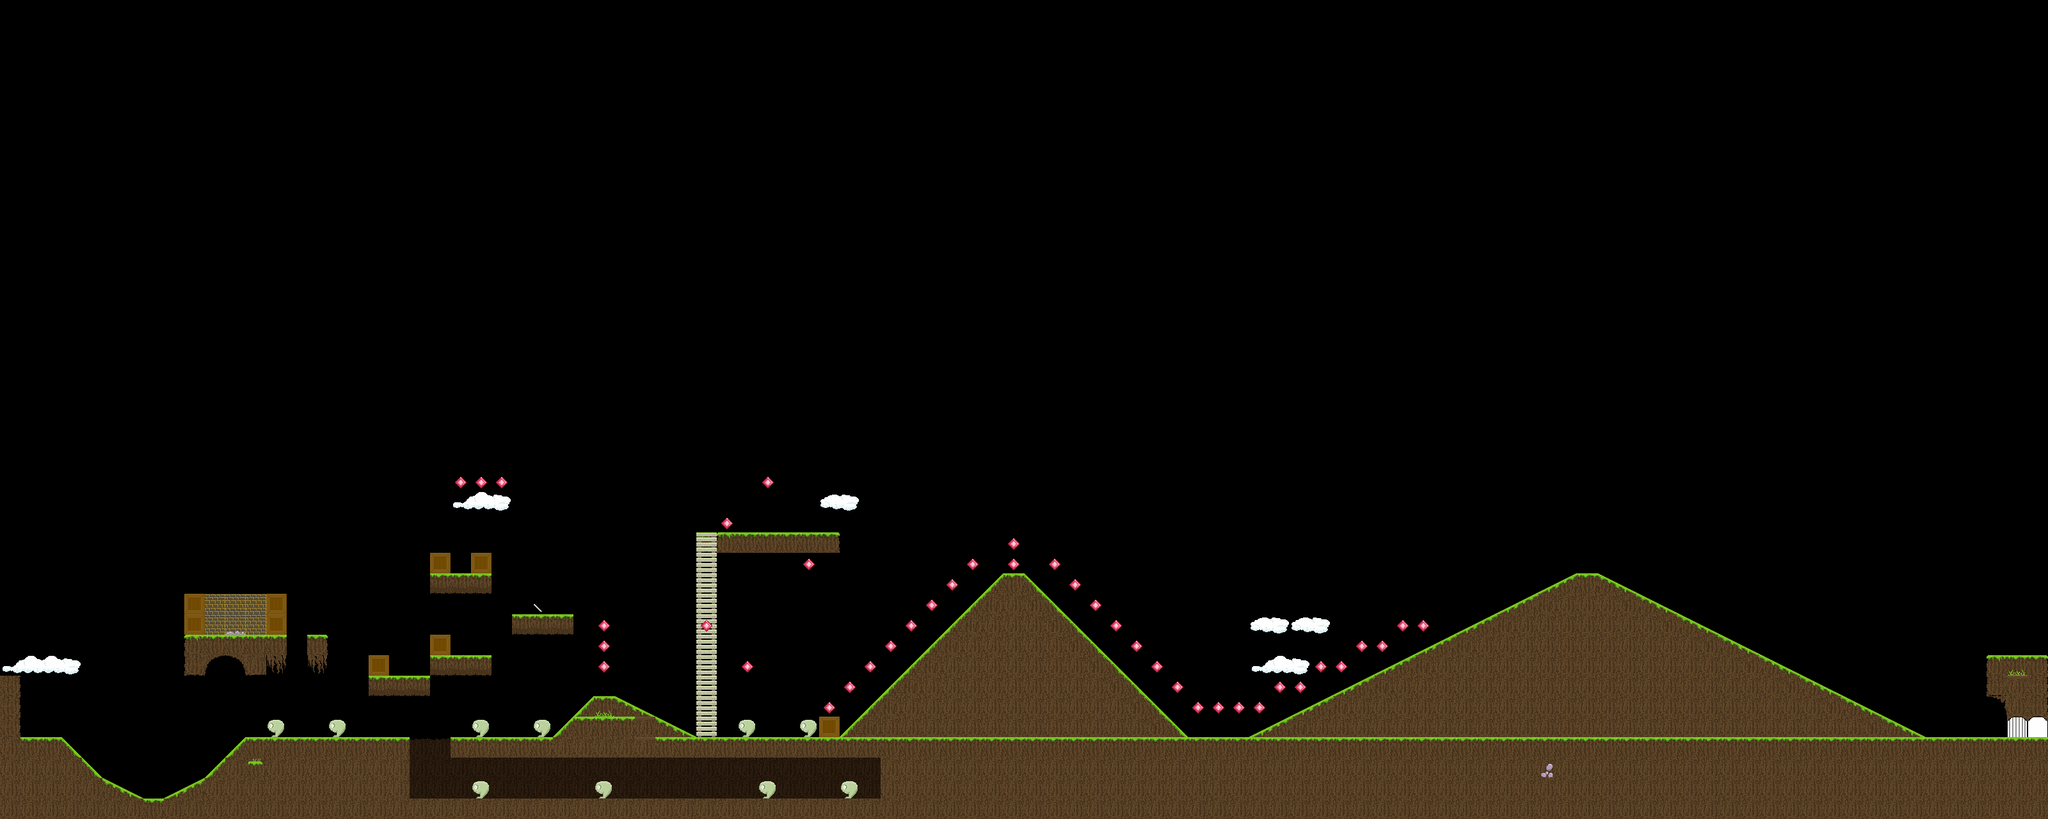

Tiled map render using the project's own tile images. Description and the map definition, with tile-layer contents summarised, below:
An orthogonal 100x40 tile map with 32x32 px tiles, 2 tile layers (Static Objects, Foreground Objects), 3 tilesets.

<map version="1.0" orientation="orthogonal" width="100" height="40" tilewidth="32" tileheight="32">
 <properties>
  <property name="bgm" value="The_last_wish_0.mp3" />
 </properties>
 <tileset firstgid="1" name="Tiles_32x32" tilewidth="32" tileheight="32">
  <image source="../tilesets/Tiles_32x32.png" width="256" height="256" />
  <tile id="6">
   <properties>
    <property name="solid" value="1" />
    <property name="type" value="1" />
   </properties>
  </tile>
  <tile id="8">
   <properties>
    <property name="solid" value="0" />
   </properties>
  </tile>
  <tile id="11">
   <properties>
    <property name="solid" value="0" />
   </properties>
  </tile>
  <tile id="12">
   <properties>
    <property name="solid" value="0" />
   </properties>
  </tile>
  <tile id="13">
   <properties>
    <property name="solid" value="0" />
   </properties>
  </tile>
  <tile id="20">
   <properties>
    <property name="type" value="15" />
   </properties>
  </tile>
  <tile id="23">
   <properties>
    <property name="solid" value="0" />
   </properties>
  </tile>
  <tile id="24">
   <properties>
    <property name="type" value="16" />
   </properties>
  </tile>
  <tile id="25">
   <properties>
    <property name="type" value="14" />
   </properties>
  </tile>
  <tile id="28">
   <properties>
    <property name="solid" value="0" />
   </properties>
  </tile>
  <tile id="30">
   <properties>
    <property name="type" value="16" />
   </properties>
  </tile>
  <tile id="31">
   <properties>
    <property name="solid" value="0" />
   </properties>
  </tile>
  <tile id="34">
   <properties>
    <property name="solid" value="0" />
   </properties>
  </tile>
  <tile id="35">
   <properties>
    <property name="solid" value="0" />
   </properties>
  </tile>
  <tile id="36">
   <properties>
    <property name="solid" value="0" />
   </properties>
  </tile>
  <tile id="37">
   <properties>
    <property name="solid" value="0" />
   </properties>
  </tile>
  <tile id="38">
   <properties>
    <property name="solid" value="0" />
   </properties>
  </tile>
  <tile id="39">
   <properties>
    <property name="solid" value="0" />
   </properties>
  </tile>
  <tile id="40">
   <properties>
    <property name="solid" value="0" />
   </properties>
  </tile>
  <tile id="41">
   <properties>
    <property name="solid" value="0" />
   </properties>
  </tile>
  <tile id="42">
   <properties>
    <property name="solid" value="0" />
   </properties>
  </tile>
  <tile id="43">
   <properties>
    <property name="solid" value="0" />
   </properties>
  </tile>
  <tile id="44">
   <properties>
    <property name="solid" value="0" />
    <property name="type" value="19" />
   </properties>
  </tile>
  <tile id="45">
   <properties>
    <property name="solid" value="0" />
    <property name="type" value="19" />
   </properties>
  </tile>
  <tile id="46">
   <properties>
    <property name="type" value="18" />
   </properties>
  </tile>
  <tile id="50">
   <properties>
    <property name="solid" value="0" />
    <property name="type" value="2" />
   </properties>
  </tile>
  <tile id="51">
   <properties>
    <property name="solid" value="1" />
    <property name="type" value="17" />
   </properties>
  </tile>
  <tile id="52">
   <properties>
    <property name="type" value="11" />
   </properties>
  </tile>
  <tile id="53">
   <properties>
    <property name="type" value="13" />
   </properties>
  </tile>
  <tile id="54">
   <properties>
    <property name="solid" value="0" />
   </properties>
  </tile>
  <tile id="55">
   <properties>
    <property name="solid" value="0" />
   </properties>
  </tile>
  <tile id="56">
   <properties>
    <property name="type" value="12" />
   </properties>
  </tile>
  <tile id="60">
   <properties>
    <property name="solid" value="0" />
   </properties>
  </tile>
  <tile id="61">
   <properties>
    <property name="solid" value="0" />
   </properties>
  </tile>
 </tileset>
 <tileset firstgid="65" name="sheet1_2" tilewidth="32" tileheight="32">
  <image source="../tilesets/sheet1_2.png" width="256" height="256" />
  <tile id="25">
   <properties>
    <property name="solid" value="0" />
   </properties>
  </tile>
 </tileset>
 <tileset firstgid="129" name="objects" tilewidth="32" tileheight="32">
  <image source="../tilesets/objects.png" width="1024" height="1024" />
  <tile id="0">
   <properties>
    <property name="solid" value="0" />
    <property name="type" value="3" />
   </properties>
  </tile>
  <tile id="1">
   <properties>
    <property name="solid" value="0" />
    <property name="type" value="3" />
   </properties>
  </tile>
 </tileset>
 <layer name="Static Objects" width="100" height="40">
  <data>[4000 cells, 711 non-empty, 39 distinct tile ids]</data>
 </layer>
 <layer name="Foreground Objects" width="100" height="40">
  <data>[4000 cells, 60 non-empty, 4 distinct tile ids]</data>
 </layer>
</map>
